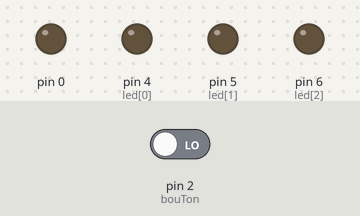
Bench run of a sketch on a simulated Arduino Uno, built with avr-gcc and run on an emulated ATmega328P. Parts: output pins drawn as LEDs (lit = HIGH). The inputs (shaded band) are chosen by the test bench; at power-on: pin 2 (bouTon) LOW.

Above: at 1.2 s.
1.3 s: pin 2 (bouTon) driven HIGH
At 1.9 s:
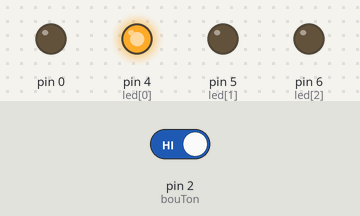
At 5.4 s:
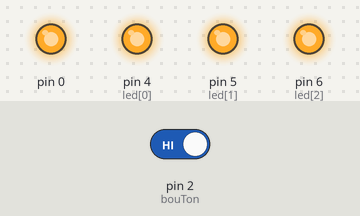
7.3 s: pin 2 (bouTon) driven LOW
At 7.7 s:
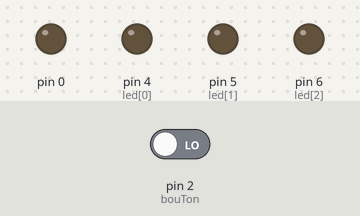
Timing chart, 0 to 10.3 s (numbered marks = the images above; inputs shaded):
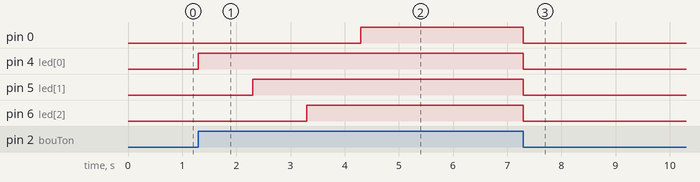

Measured:
- after the input at 1.3 s, pin 0: LOW → HIGH after 3.0 s; pin 4 (led[0]): LOW → HIGH at once; pin 5 (led[1]): LOW → HIGH after 1.0 s; pin 6 (led[2]): LOW → HIGH after 2.0 s
- after the input at 7.3 s, pin 0, pin 5 (led[1]), pin 6 (led[2]): goes on until 7.3 s, then stays LOW; pin 4 (led[0]): HIGH → LOW at once

The sketch:

montage2.ino
```cpp
/*
 * fin du projet 2
 * réalisé par berfy kunsangabo
 */
#define MAX 6
int clignote(); /*prototype */
int led[MAX]={4,5,6};
const int bouTon=2;
int lireB=0;
int cpt=0;
void setup(){
  /*initialisation*/
  for(cpt=0;cpt<MAX;cpt++){
    pinMode(led[cpt],OUTPUT);
  }
  pinMode(bouTon,INPUT);
  }

void loop(){
  lireB=digitalRead(bouTon);
  for(cpt=0;cpt<MAX;cpt++){
    digitalWrite(led[cpt],LOW);
  }
  if(lireB){
    clignote();
    }
  }
int clignote(){
  for(cpt=0;cpt<MAX;cpt++){
    digitalWrite(led[cpt],HIGH);
    delay(1000);/*delay en milliseconde */
  }
  return 0;
  }
```
